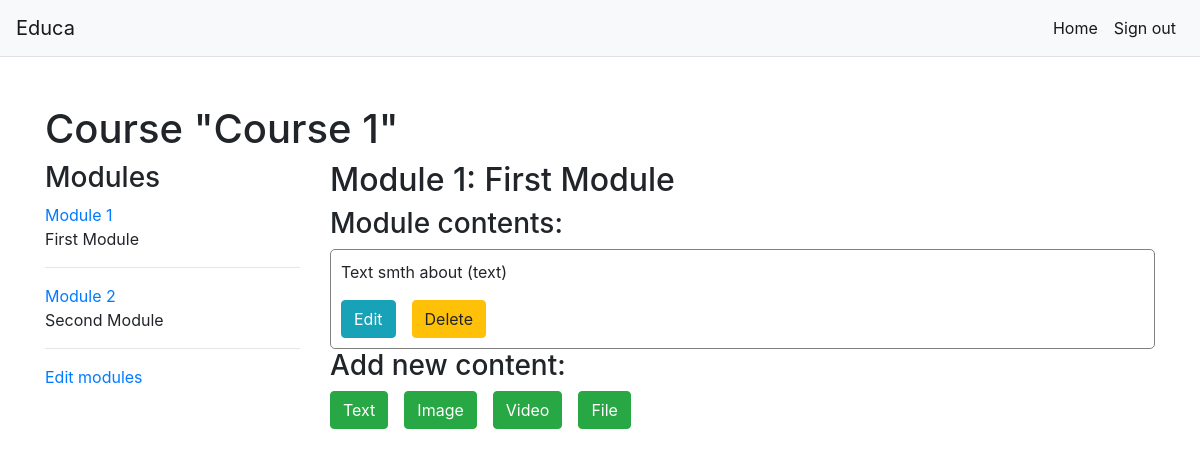
The page /course/module/11/ (signed in) on the database as committed earlier.
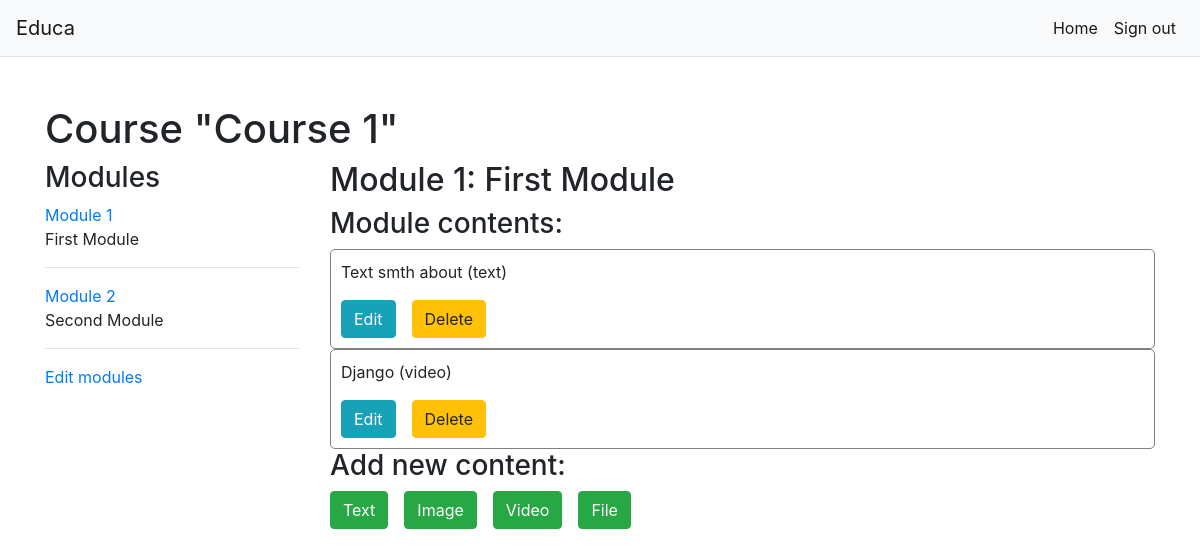
The same page on the database as committed later.
### courses/models.py (models this page shows, shortened)
class Course(models.Model):
    owner = models.ForeignKey(User,
                              related_name='courses_created',
                              on_delete=models.CASCADE)
    subject = models.ForeignKey(Subject,
                                related_name='courses',
                                on_delete=models.CASCADE)
    title = models.CharField(max_length=200)
    slug = models.SlugField(max_length=200, unique=True)
    overview = models.TextField()
    created = models.DateTimeField(auto_now_add=True)
    students = models.ManyToManyField(User,
                                      related_name='courses_joined',
                                      blank=True)
    class Meta:
        ordering = ['-created']

class Module(models.Model):
    course = models.ForeignKey(Course,
                               related_name='modules',
                               on_delete=models.CASCADE)
    title = models.CharField(max_length=200)
    description = models.TextField(blank=True)
    order = OrderField(blank=True, for_fields=['course'])
    class Meta:
        ordering = ['order']

class Content(models.Model):
    module = models.ForeignKey(Module,
                               related_name='contents',
                               on_delete=models.CASCADE)
    content_type = models.ForeignKey(ContentType, limit_choices_to={'model__in': ('text',
                                                                                  'video',
                                                                                  'image',
                                                                                  'file')}, on_delete=models.CASCADE)
    object_id = models.PositiveIntegerField()
    item = GenericForeignKey('content_type', 'object_id')
    order = OrderField(blank=True, for_fields=['module'])
    class Meta:
        ordering = ['order']

class ItemBase(models.Model):
    owner = models.ForeignKey(User,
                              related_name='%(class)s_related',
                              on_delete=models.CASCADE)
    title = models.CharField(max_length=250)
    created = models.DateTimeField(auto_now_add=True)
    updated = models.DateTimeField(auto_now=True)
    class Meta:
        abstract = True
    def __str__(self):
        return self.title

class Text(ItemBase):
    content = models.TextField()

class Video(ItemBase):
    url = models.URLField()

### courses/views.py (the view)
class ModuleContentListView(TemplateResponseMixin, View):
    template_name = 'courses/manage/module/content_list.html'
    def get(self, request, module_id):
        module = get_object_or_404(Module,
                                   id=module_id,
                                   course__owner=request.user)
        return self.render_to_response({'module': module})

### courses/templatetags/course.py (called while the page is built)
@register.filter
def model_name(obj):
    try:
        return obj._meta.model_name
    except AttributeError:
        return None

### courses/templates/courses/manage/module/content_list.html (shortened to what this page needs)
{% extends "base.html" %}
{% load course %}
{% block content %}
    {% with course=module.course %}
        <div class="container my-5">
            <h1>Course "{{ course.title }}"</h1>
            <div class="row">
                <div class="col-lg-3">
                    <h3>Modules</h3>
                    <ul id="modules">
                        {% for m in course.modules.all %}
                            <li data-id="{{ m.id }}" {% if m == module %}
                                class="selected"{% endif %}>
                                <a href="{% url "module_content_list" m.id %}">
                                    <span>Module <span class="order">{{ m.order|add:1 }}</span></span>
                                    <br>
                                </a>
                                {{ m.title }}
                                <hr>
                            </li>
                        {% empty %}
                            <li>No modules yet.</li>
                        {% endfor %}
                    </ul>
                    <p><a href="{% url "course_module_update" course.id %}">
                        Edit modules</a></p>
                </div>
                <div class="col-lg-9">
                    <h2>Module {{ module.order|add:1 }}: {{ module.title }}</h2>
                    <h3>Module contents:</h3>
                    <div id="module-contents">
                        {% for content in module.contents.all %}
                            <div data-id="{{ content.id }}"
                                 style="border: 1px solid grey; border-radius: 5px; padding:10px;">
                                {% with item=content.item %}
                                    <p>{{ item }} ({{ item|model_name }})</p>
                                    <div class="d-flex">
                                        <a class="btn btn-info mr-3"
                                           href="{% url "module_content_update" module.id item|model_name item.id %}">Edit</a>
                                        <form action="{% url "module_content_delete" content.id %}"
                                              method="post">
                                            <input class="btn btn-warning" type="submit" value="Delete">
                                        </form>
                                    </div>
                                {% endwith %}
                            </div>
                        {% empty %}
                            <p>This module has no contents yet.</p>
                        {% endfor %}
                    </div>
                    <h3>Add new content:</h3>
                    <ul class="content-types d-flex">
                        <li><a class="mr-3 btn btn-success" href="{% url "module_content_create" module.id "text" %}">
                            Text</a></li>
                        <li><a class="mr-3 btn btn-success" href="{% url "module_content_create" module.id "image" %}">
                            Image</a></li>
                        <li><a class="mr-3 btn btn-success" href="{% url "module_content_create" module.id "video" %}">
                            Video</a></li>
                        <li><a class="mr-3 btn btn-success" href="{% url "module_content_create" module.id "file" %}">
                            File</a></li>
                    </ul>
                </div>
            </div>
        </div>
    {% endwith %}
{% endblock %}

### courses/templates/base.html (shortened to what this page needs)
{% load static %}
{% load bootstrap %}
<!doctype html>
<html lang="en">
<head>
    <link rel="stylesheet" href="https://stackpath.bootstrapcdn.com/bootstrap/4.1.3/css/bootstrap.min.css"
>
    <link rel="stylesheet" href="{% static 'courses/style.css' %}">
</head>
<body>
<header>
    <nav class="navbar navbar-expand-lg scrolling-navbar navbar-light bg-light border-bottom">
        <a class="navbar-brand" href="{% url 'course_list' %}">Educa</a>
        <div class="collapse navbar-collapse" id="navbarNav">
            <ul class="navbar-nav">
                <li class="nav-item active">
                    <a class="nav-link" href="{% url "manage_course_list" %}">Home</a>
                </li>
                {% if request.user.is_authenticated %}
                    <li class="nav-item active"><a class="nav-link" href="{% url "logout" %}">Sign out</a></li>
                {% else %}
                    <li class="nav-item active"><a class="nav-link" href="{% url "login" %}">Sign in</a></li>
                {% endif %}
            </ul>
        </div>
    </nav>
</header>
<main>
    <div id="content">
        {% block content %}
        {% endblock %}
    </div>
</main>
</body>
</html>

### courses/static/courses/style.css (style rules this page uses)
* { margin: 0; padding: 0; }
ul { list-style: none; }
.navbar-nav { margin-left: auto; }

Rows that differ between the two databases and show on the page:
added Content: item "Django", item|model_name "video"
